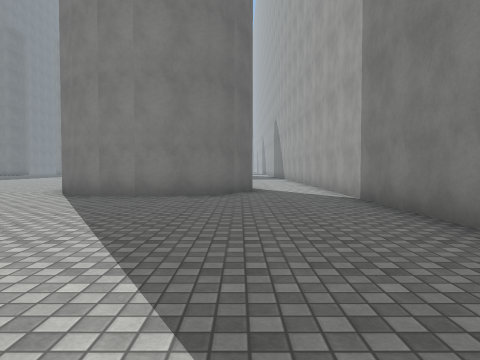
View 1 (above)

24 first-person views from a walk through a 3-D level made in the Unity game engine. The camera is 1.2 m above the floor, tilts 2° down and sees 70° across. The floor is counted in squares, 2 m on a side. Each view is taken from the middle of a square. On the plan, view 1 faces up. The plan holds only what a view shows up to about 10 squares ahead; the rest is blank. The place goes on beyond the plan. The player is left out. Surface patterns are stand-ins for the level's own textures.

View 2
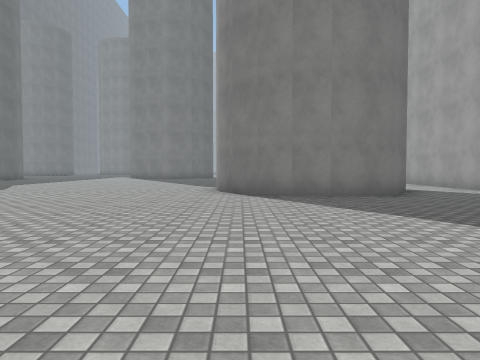

View 3
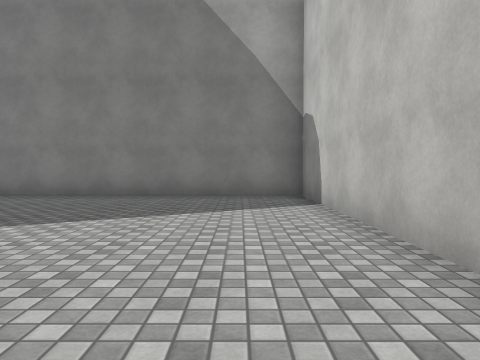

View 4
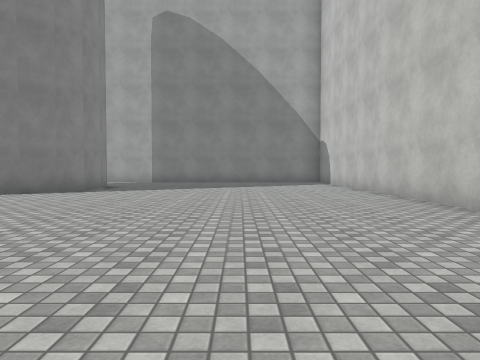

View 5
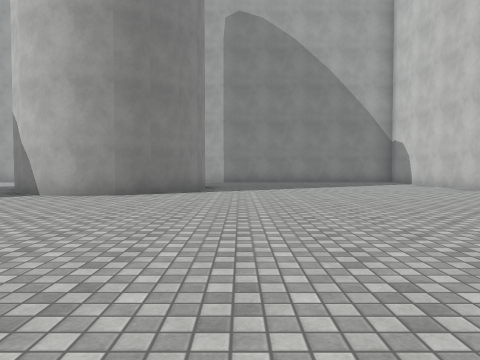

View 6
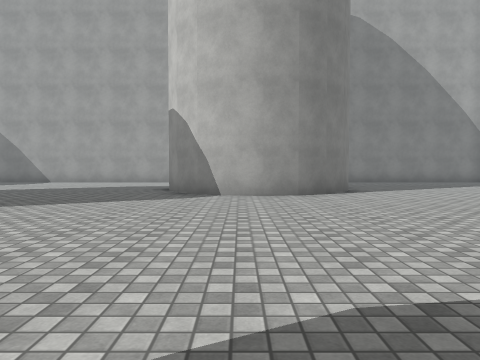

View 7
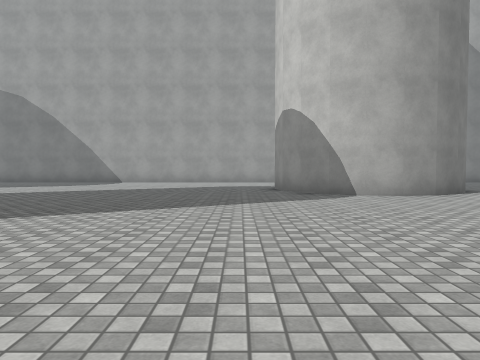

View 8
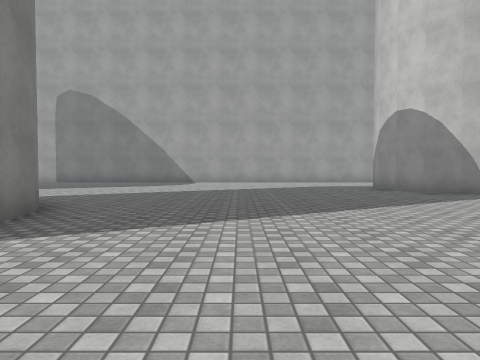

View 9
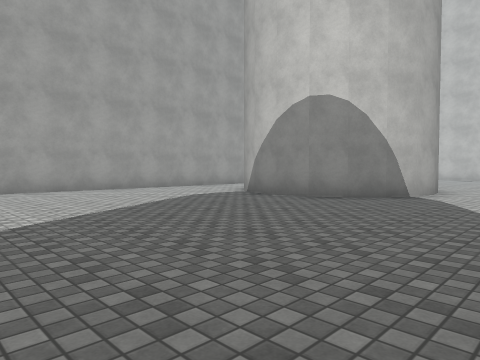

View 10
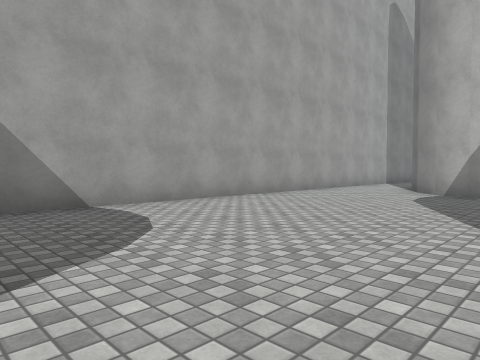

View 11
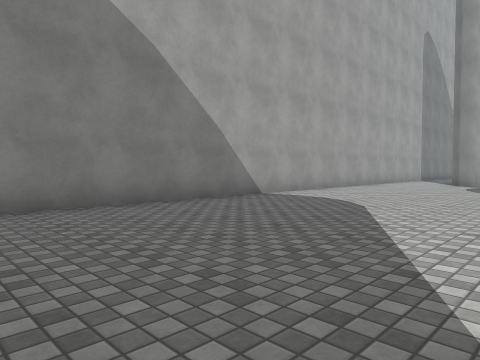

View 12
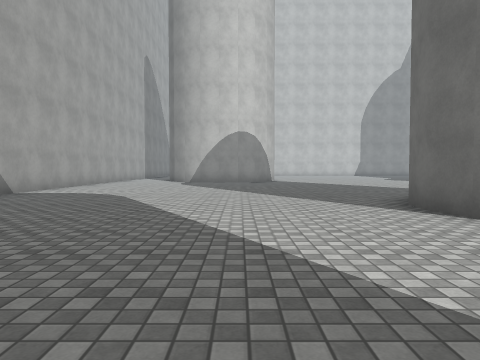

View 13
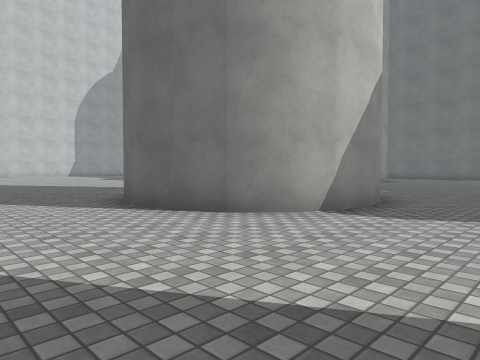

View 14
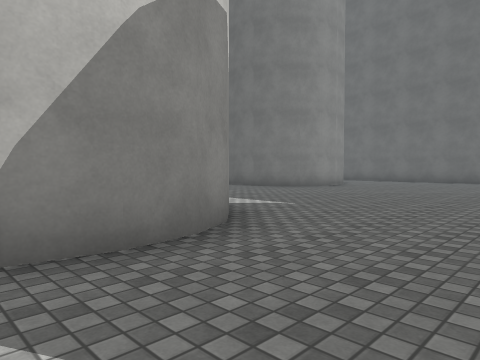

View 15
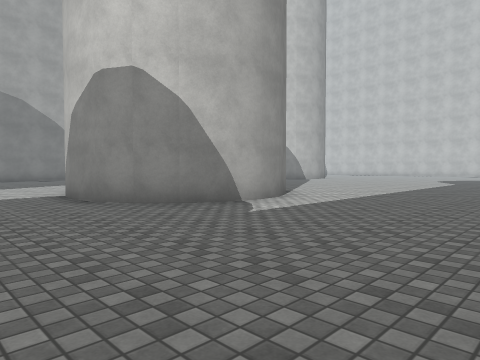

View 16
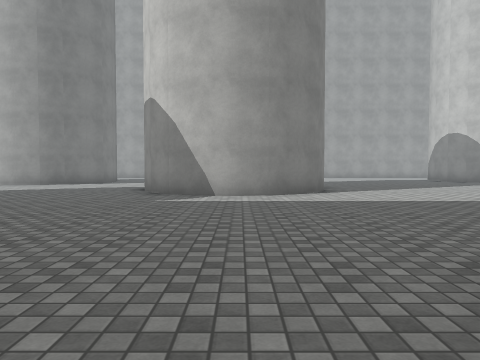

View 17
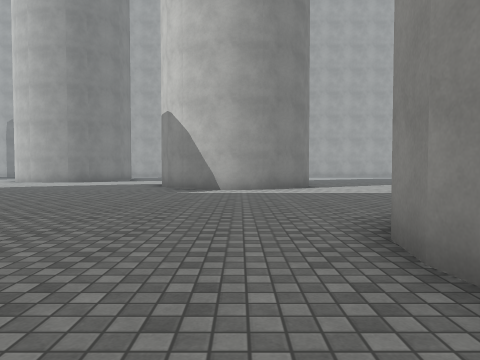

View 18
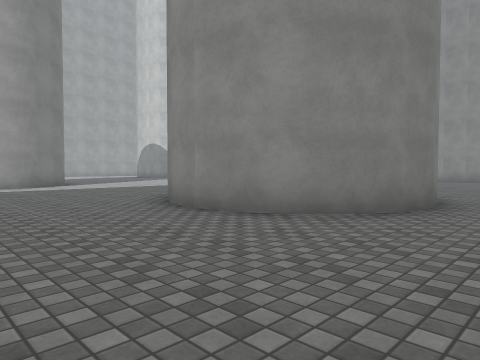

View 19
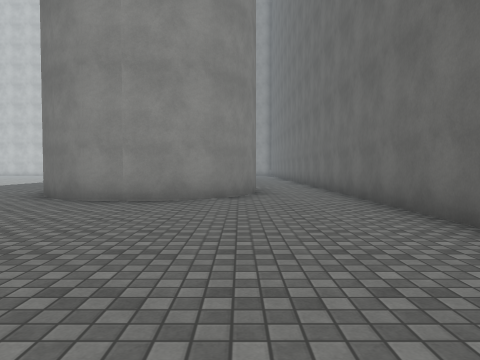

View 20
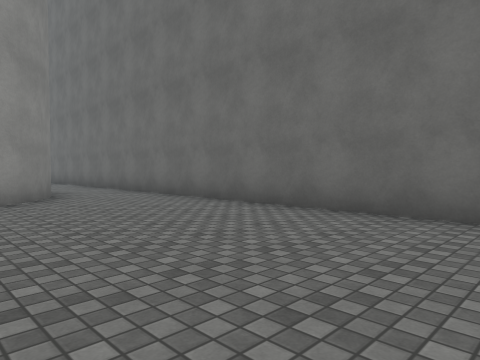

View 21
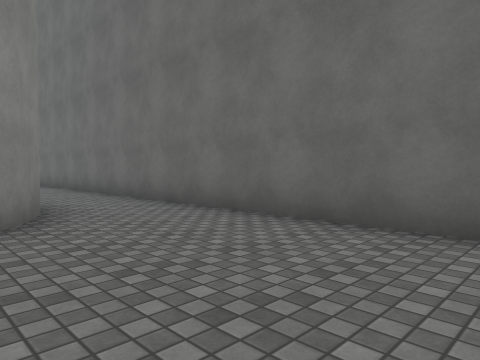

View 22
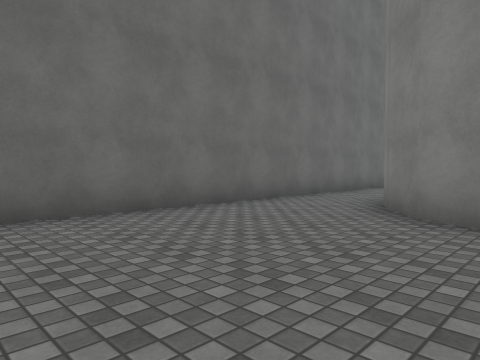

View 23
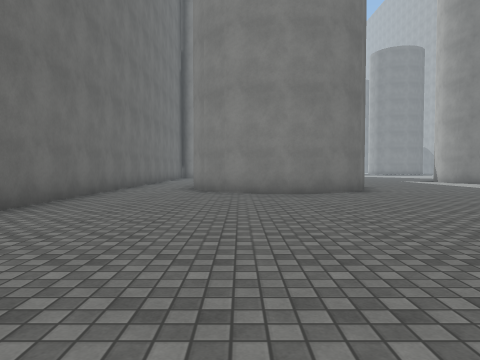

View 24
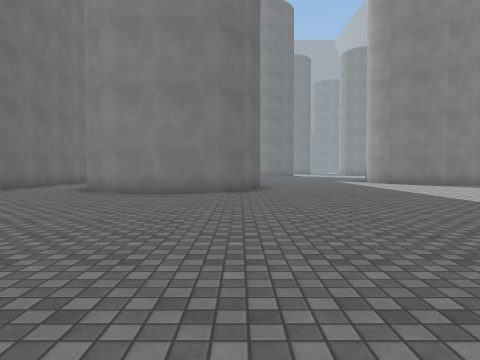

### Floor plan
Points are (right, up) in squares from view 1. A wall is a line through its corners. A room is listed if a view was taken in it or the views show most of it. See-through windows are left out.
Room 1 (views 1, 2, 3, 4, 5, 6, 7, 8, 9, 10, 11, 12, 13, 14, 15, 16, 17, 18, 19, 20, 21, 22, 23, 24)
walls: (-8.9, 18.8) (-9.6, 19.1) (-10.3, 19.8); (-15.5, 16.6) (-15.9, 15.9) (-16.4, 15.3) (-17.1, 15) (-17.9, 14.8) (-18.7, 15) (-19.4, 15.3) (-19.9, 15.9) (-20.3, 16.6) (-20.4, 17.4) (-20.3, 18.1) (-19.9, 18.8) (-19.4, 19.4) (-18.7, 19.7) (-17.9, 19.8) (-17.1, 19.7); (-10.1, 19.6) (-10.6, 20.6) (-10.7, 21.1) (-10.5, 21.9) (-10.2, 22.6) (-9.6, 23.2) (-8.9, 23.5) (-8.2, 23.7) (-7.4, 23.5) (-6.7, 23.2) (-6.1, 22.6) (-5.8, 21.9) (-5.7, 21.2) (-5.8, 20.3); (-6.6, 19.2) (-7.4, 18.8) (-8.2, 18.6); (-3.6, 7.5) (-4.2, 8) (-4.5, 8.7) (-4.7, 9.5) (-4.5, 10.3) (-4.2, 11) (-3.6, 11.5) (-2.9, 11.9) (-2.2, 12) (-1.4, 11.9) (-0.7, 11.5) (-0.2, 11.1) (0.2, 10.2); (-16.4, 19.4) (-15.8, 18.8); (-3, 7) (-3.8, 7.4); (-17.2, 19.9) (-16.3, 19.5); (0.4, 9.5) (0.2, 8.7) (-0.1, 8) (-0.7, 7.5) (-1.4, 7.1) (-2.1, 7) (-3, 7.1); (-7.2, -0.4) (2.3, -0.4) (2.3, 23.1); (-22.4, 25.2) (-22.4, 11.8)

Positions as (right, up) in squares from view 1, and headings:
1: (0, 0), facing up
2: (-4, 0), facing up
3: (-5, 1), facing right
4: (-12, 3), facing right
5: (-12, 6), facing right
6: (-12, 10), facing right
7: (-12, 13), facing right
8: (-12, 16), facing right
9: (-7, 18), facing down-right
10: (-3, 20), facing down-right
11: (-3, 24), facing down-right
12: (-3, 26), facing down
13: (-3, 26), facing down-left
14: (-7, 26), facing down-left
15: (-15, 26), facing down-right
16: (-18, 21), facing right
17: (-20, 21), facing right
18: (-22, 23), facing down-right
19: (-20, 26), facing down
20: (-18, 26), facing down-left
21: (-19, 23), facing down-left
22: (-18, 11), facing up-left
23: (-19, 7), facing up
24: (-16, 7), facing up
